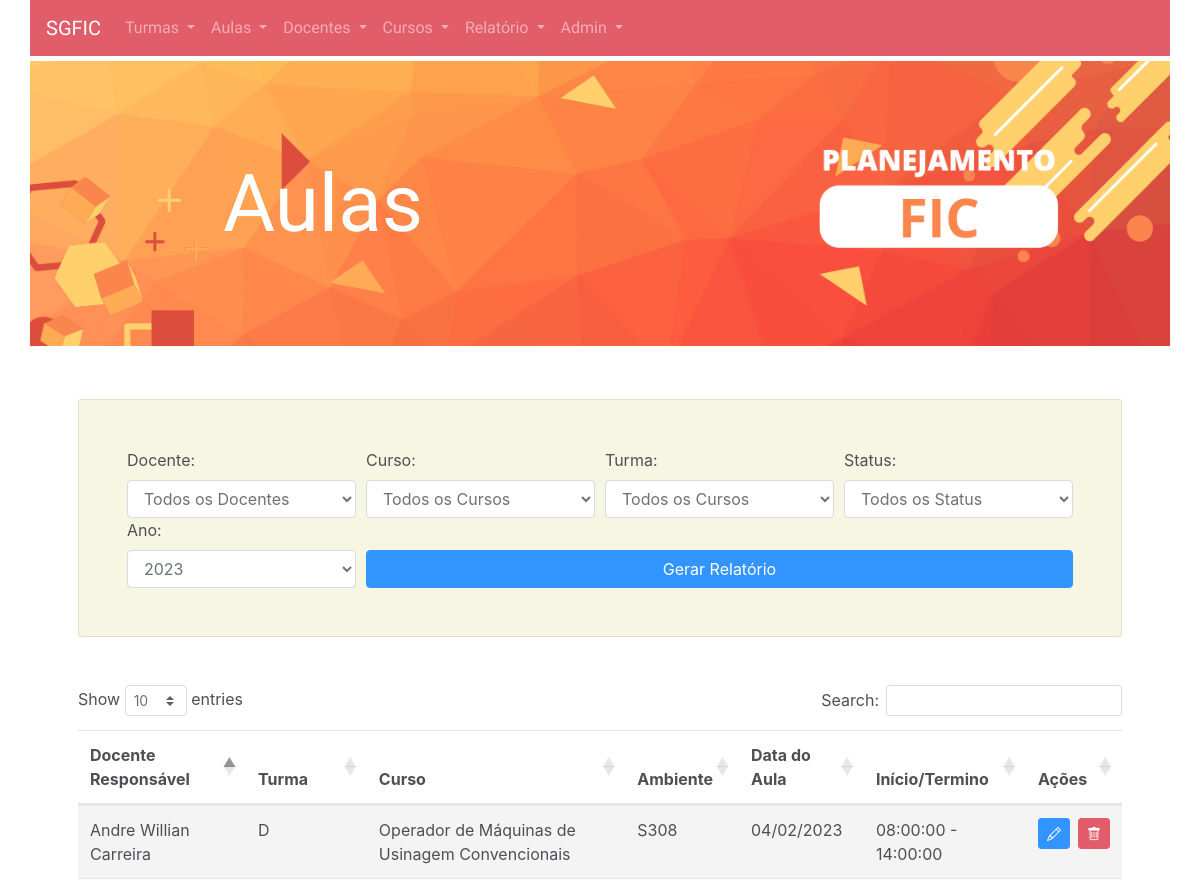
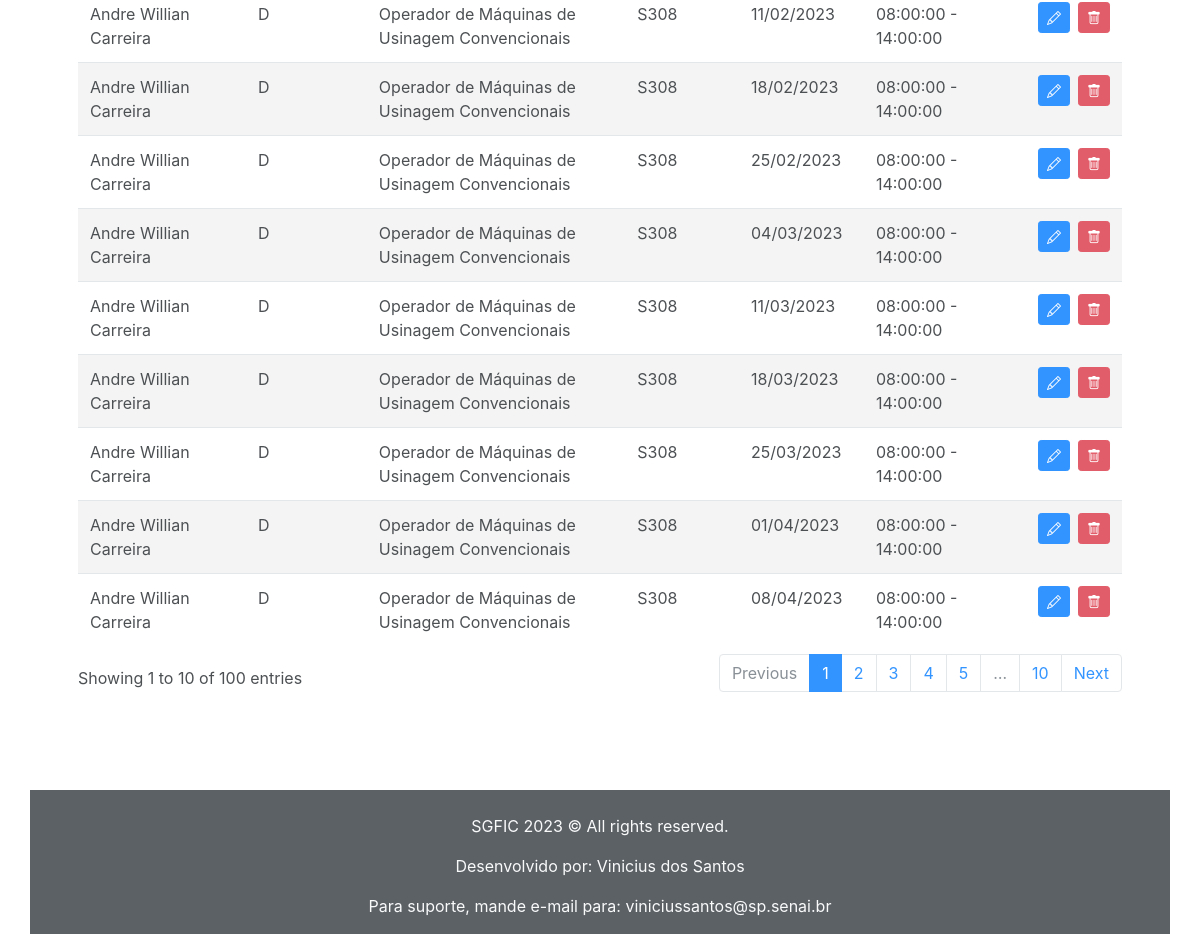
The app's page /View/encontros.php with its own data (2 pictures, top to bottom).
### tables this page shows
CREATE TABLE Encontro (
    idEncontro INT PRIMARY KEY AUTO_INCREMENT,
    dataDoEncontro DATE,
    inicio TIME,
    termino TIME,
    idTurma INT,
    idAmbiente INT
);

CREATE TABLE Docente (
    nif INT PRIMARY KEY,
    NomeCompleto VARCHAR(100),
    areaDeAtuacao VARCHAR(50),
    tipoDeContratacao VARCHAR(20),
    cargaHoraria INT,
    inicioDaJornada TIME,
    fimDaJornada TIME
);

CREATE TABLE Turma (
    idTurma INT PRIMARY KEY AUTO_INCREMENT,
    nome VARCHAR(100),
    idDocenteResponsavel INT,
    idCurso INT,
    numeroDeVagas INT,
    dataDeInicio DATE,
    dataDeFinalizacao DATE,
    status ENUM('ofertado', 'em andamento', 'finalizado', 'em programacao')
);

CREATE TABLE Curso (
    idCurso INT PRIMARY KEY AUTO_INCREMENT,
    nome VARCHAR(100) NOT NULL,
    metaDeTI INT,
    carga_horaria INT,
    vigencia VARCHAR(50),
    descricao TEXT,
    requisitos TEXT,
    Sigla VARCHAR(10)
);

CREATE TABLE Ambiente (
    idSala INT PRIMARY KEY AUTO_INCREMENT,
    Identificador VARCHAR(30),
    descricao VARCHAR(100)
);

### Model/encontro.php (called while the page is built, shortened)
<?php
include_once '../Database/dbConnect.php';
class Encontro
{
    private $idEncontro;
    private $dataDoEncontro;
    private $inicio;
    private $termino;
    public static function buscarTodos($limit = null)
    {
        $sqlBuscar = "SELECT * FROM Encontro";
        if ($limit != null) {
            $sqlBuscar = $sqlBuscar . " LIMIT " . $limit;
        }
        $rs = Connect::getConnection()->query($sqlBuscar);
        $encontros = array();
        while ($row = mysqli_fetch_row($rs)) {
            $encontro = new Encontro();
            $encontro->idEncontro = $row[0];
            $encontro->dataDoEncontro = $row[1];
            $encontro->inicio = $row[2];
            $encontro->termino = $row[3];
            $encontro->idTurma = $row[4];
            $encontro->idAmbiente = $row[5];
            array_push($encontros, $encontro);
        }
        return $encontros;
    }
    public function getIdEncontro()
    {
        return $this->idEncontro;
    }
    public function getDataDoEncontro()
    {
        return $this->dataDoEncontro;
    }
    public function getInicio()
    {
        return $this->inicio;
    }
    public function getTermino()
    {
        return $this->termino;
    }
}

### config.php (called while the page is built)
<?php
$ambient = "homolog";
if ($ambient == "homolog") {
    $servername = "localhost:3307";
    $username = "root";
    $password = "";
    $db_name = "SGFIC";
} else if ($ambient == "prod") {
    $servername = "localhost:3306";
    $username = "root";
    $password = "";
    $db_name = "SGFIC";
}

### Database/dbConnect.php (called while the page is built, shortened)
<?php
require_once '../config.php';
class Connect {
    static $connect;
    public static function getConnection() {
        global $servername, $username, $password, $db_name;
        if (self::$connect == null) {
            self::$connect = new mysqli($servername, $username, $password, $db_name);
        }
        return self::$connect;
    }
}

### Model/docente.php (called while the page is built, shortened)
<?php include_once '../Database/dbConnect.php';
class Docente {
    private $NomeCompleto;
    public static function buscarPorNif($nif) {
        $conn = Connect::getConnection();
        $sqlBuscar = "SELECT * FROM Docente WHERE nif = ?";
        $stmt = $conn->prepare($sqlBuscar);
        $stmt->bind_param("s", $nif);
        $stmt->execute();
        $result = $stmt->get_result();
        $docente = null;
        if ($row = $result->fetch_assoc()) {
            $docente = new Docente();
            $docente->setNif($row['nif']);
            $docente->setNomeCompleto($row['NomeCompleto']);
            $docente->setAreaDeAtuacao($row['areaDeAtuacao']);
            $docente->setTipoDeContratacao($row['tipoDeContratacao']);
            $docente->setCargaHoraria($row['cargaHoraria']);
            $docente->setInicioDaJornada($row['inicioDaJornada']);
            $docente->setFimDaJornada($row['fimDaJornada']);
        }
        return $docente;
    }
    public function setNomeCompleto($NomeCompleto) {
        $this->NomeCompleto = $NomeCompleto;
    }
    public function getNomeCompleto() {
        return $this->NomeCompleto;
    }
}

### Model/turma.php (called while the page is built, shortened)
<?php
include_once '../Database/dbConnect.php';
class Turma
{
    private $nome;
    public static function buscarPorId($idTurma)
    {
        $conexao = Connect::getConnection();
        $rs = $conexao->query("SELECT * FROM Turma WHERE idTurma = " . $idTurma);
        $row = mysqli_fetch_row($rs);
        if ($row) {
            $turma = new Turma();
            $turma->idTurma = $row[0];
            $turma->nome = $row[1];
            $turma->idDocenteResponsavel = $row[2];
            $turma->idCurso = $row[3];
            $turma->numeroDeVagas = $row[4];
            $turma->dataDeInicio = $row[5];
            $turma->dataDeFinalizacao = $row[6];
            $turma->status = $row[7];
            return $turma;
        }
    }
    public function getNome()
    {
        return $this->nome;
    }
}

### Model/curso.php (called while the page is built, shortened)
<?php
include_once '../Database/dbConnect.php';
class Curso
{
    private $nome;
    public static function buscarPorId($idCurso)
    {
        $conexao = Connect::getConnection();
        $stmt = $conexao->prepare("SELECT * FROM Curso WHERE idCurso=?");
        $stmt->bind_param("i", $idCurso);
        $stmt->execute();
        $rs = $stmt->get_result();
        $row = $rs->fetch_assoc();
        if ($row) {
            $curso = new Curso();
            $curso->setIdCurso($row['idCurso']);
            $curso->setNome($row['nome']);
            $curso->setMetaDeTI($row['metaDeTI']);
            $curso->setCargaHoraria($row['carga_horaria']);
            $curso->setVigencia($row['vigencia']);
            $curso->setDescricao($row['descricao']);
            $curso->setRequisitos($row['requisitos']);
            $curso->setSigla($row['Sigla']);
            return $curso;
        }
        return null;
    }
    public function setNome($nome) {
        $this->nome = $nome;
    }
    public function getNome() {
        return $this->nome;
    }
}
?>

### Model/ambiente.php (called while the page is built, shortened)
<?php
include_once '../Database/dbConnect.php';
class Ambiente
{
    private $identificador;
    public static function buscarPorId($idSala)
    {
        $conexao = Connect::getConnection();
        $stmt = $conexao->prepare("SELECT * FROM Ambiente WHERE idSala = ?");
        $stmt->bind_param("i", $idSala);
        $stmt->execute();
        $rs = $stmt->get_result();
        $row = $rs->fetch_assoc();
        if ($row) {
            $ambiente = new Ambiente();
            $ambiente->setIdSala($row['idSala']);
            $ambiente->setIdentificador($row['Identificador']);
            $ambiente->setDescricao($row['descricao']);
            return $ambiente;
        }
    }
    public function setIdentificador($identificador)
    {
        $this->identificador = $identificador;
    }
    public function getIdentificador()
    {
        return $this->identificador;
    }
}

### View/encontros.php (the view, shortened to what this page needs)
<?php
include_once '../Database/dbConnect.php';
include_once '../Model/Turma.php';
include_once '../Model/Ambiente.php';
include_once '../Model/Curso.php';
include_once '../Model/Encontro.php';
include_once '../Model/Docente.php';
$encontros = Encontro::buscarTodos(100);
$anos = [2023, 2024];
?>
<!DOCTYPE html>
<html lang="pt">
<?php include_once '../sharedComponents/head.php'; ?>
<?php include_once '../sharedComponents/navbar.php'; ?>
<?php include_once '../sharedComponents/header.php'; ?>
<body class="container pl-0 pr-0">
    <div class="container pt-5 pl-5 pr-5 pb-5">
        <form class="mb-5 card p-5" style="background-color:beige" method="GET" action="encontros.php">
            <div class="form-row">
                <div class="form-group col-md-3 mb-0">
                    <label for="docente">Docente:</label>
                    <select class="form-control" id="docente" name="docente">
                        <option value="all">Todos os Docentes</option>
                    </select>
                </div>
                <div class="form-group col-md-3 mb-0">
                    <label for="curso">Curso:</label>
                    <select class="form-control" id="curso" name="curso">
                        <option value="all">Todos os Cursos</option>
                    </select>
                </div>
                <div class="form-group col-md-3 mb-0">
                    <label for="curso">Turma:</label>
                    <select class="form-control" id="turma" name="turma">
                        <option value="all">Todos os Cursos</option>
                    </select>
                </div>
                <div class="form-group col-md-3 mb-0">
                    <label for="status">Status:</label>
                    <select class="form-control" id="status" name="status">
                        <option value="all" <?php echo (isset($_GET['status']) && $_GET['status'] == 'all') ? 'selected' : ''; ?>>Todos os Status</option>
                    </select>
                </div>
            </div>
            <div class="form-row">
                <div class="form-group col-md-3 mb-0">
                    <label for="ano">Ano:</label>
                    <select class="form-control" id="ano" name="ano">
                        <?php
                        foreach ($anos as $ano) {
                            $selected = ($_GET['ano'] == $ano) ? 'selected' : '';
                            echo "<option value='$ano' $selected>$ano</option>";
                        }
                        ?>
                    </select>
                </div>
                <div class="form-group col-md-9 mb-0">
                    <label>&nbsp;</label>
                    <button type="submit" class="btn btn-primary btn-block">Gerar Relatório</button>
                </div>
            </div>
        </form>
        <table class="table table-striped" id="encontrosTable">
            <thead>
                <tr>
                    <th>Docente Responsável</th>
                    <th>Turma</th>
                    <th>Curso</th>
                    <th>Ambiente</th>
                    <th>Data do Aula</th>
                    <th>Início/Termino</th>
                    <th>Ações</th>
                </tr>
            </thead>
            <tbody>
                <?php foreach ($encontros as $encontro) : ?>
                    <?php
                    $turma = Turma::buscarPorId($encontro->getIdTurma());
                    $ambiente = Ambiente::buscarPorId($encontro->getIdAmbiente());
                    $docente = Docente::buscarPorNif($turma->getIdDocenteResponsavel());
                    $curso = Curso::buscarPorId($turma->getIdCurso());
                    ?>
                    <tr>
                        <td><?= $docente->getNomeCompleto(); ?></td>
                        <td><?= $turma->getNome(); ?></td>
                        <td><?= $curso->getNome(); ?></td>
                        <td><?= $ambiente->getIdentificador(); ?></td>
                        <td><?= date('d/m/Y', strtotime($encontro->getDataDoEncontro())); ?></td>
                        <td><?= $encontro->getInicio(); ?> - <?= $encontro->getTermino(); ?></td>
                        <td>
                            <div style="display:flex">
                                <a href="editarEncontro.php?id=<?= $encontro->getIdEncontro(); ?>" class="btn btn-sm btn-primary">
                                    <i class="bi bi-pencil"></i>
                                </a>
                                <a href="#" class="btn btn-sm btn-danger ml-2" data-toggle="modal" data-target="#deleteModal-<?= $encontro->getIdEncontro(); ?>">
                                    <i class="bi bi-trash"></i>
                                </a>
                            </div>
                        </td>
                    </tr>
                <?php endforeach; ?>
            </tbody>
        </table>
    </div>
    <link rel="stylesheet" href="https://cdn.datatables.net/1.11.5/css/dataTables.bootstrap4.min.css">
</body>
<?php require_once '../sharedComponents/footer.php'; ?>
</html>

### View/CSS/style.css (style rules this page uses)
html { background-color: #ffffff; opacity: 0.8; background-size: 10px 10px; }
body { background-color: white; }

### records on screen
encontro: docente.NomeCompleto "Andre Willian Carreira", idTurma.nome "D", curso.nome "Operador de Máquinas de Usinagem Convencionais", idAmbiente.Identificador "S308", dataDoEncontro "04/02/2023", inicio "08:00:00", termino "14:00:00"
encontro: docente.NomeCompleto "Andre Willian Carreira", idTurma.nome "D", curso.nome "Operador de Máquinas de Usinagem Convencionais", idAmbiente.Identificador "S308", dataDoEncontro "11/02/2023", inicio "08:00:00", termino "14:00:00"
encontro: docente.NomeCompleto "Andre Willian Carreira", idTurma.nome "D", curso.nome "Operador de Máquinas de Usinagem Convencionais", idAmbiente.Identificador "S308", dataDoEncontro "18/02/2023", inicio "08:00:00", termino "14:00:00"
encontro: docente.NomeCompleto "Andre Willian Carreira", idTurma.nome "D", curso.nome "Operador de Máquinas de Usinagem Convencionais", idAmbiente.Identificador "S308", dataDoEncontro "25/02/2023", inicio "08:00:00", termino "14:00:00"
encontro: docente.NomeCompleto "Andre Willian Carreira", idTurma.nome "D", curso.nome "Operador de Máquinas de Usinagem Convencionais", idAmbiente.Identificador "S308", dataDoEncontro "04/03/2023", inicio "08:00:00", termino "14:00:00"
encontro: docente.NomeCompleto "Andre Willian Carreira", idTurma.nome "D", curso.nome "Operador de Máquinas de Usinagem Convencionais", idAmbiente.Identificador "S308", dataDoEncontro "11/03/2023", inicio "08:00:00", termino "14:00:00"
encontro: docente.NomeCompleto "Andre Willian Carreira", idTurma.nome "D", curso.nome "Operador de Máquinas de Usinagem Convencionais", idAmbiente.Identificador "S308", dataDoEncontro "18/03/2023", inicio "08:00:00", termino "14:00:00"
encontro: docente.NomeCompleto "Andre Willian Carreira", idTurma.nome "D", curso.nome "Operador de Máquinas de Usinagem Convencionais", idAmbiente.Identificador "S308", dataDoEncontro "25/03/2023", inicio "08:00:00", termino "14:00:00"
encontro: docente.NomeCompleto "Andre Willian Carreira", idTurma.nome "D", curso.nome "Operador de Máquinas de Usinagem Convencionais", idAmbiente.Identificador "S308", dataDoEncontro "01/04/2023", inicio "08:00:00", termino "14:00:00"
encontro: docente.NomeCompleto "Andre Willian Carreira", idTurma.nome "D", curso.nome "Operador de Máquinas de Usinagem Convencionais", idAmbiente.Identificador "S308", dataDoEncontro "08/04/2023", inicio "08:00:00", termino "14:00:00"

### other values on screen
$nome_pagina "Aulas"
form field ano "2023"
